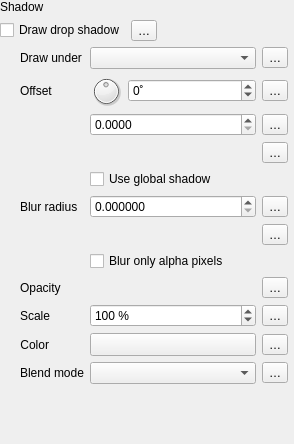
                    <widget class="QWidget" name="scrollAreaWidgetContents_8">
                     <property name="geometry">
                      <rect>
                       <x>0</x>
                       <y>0</y>
                       <width>294</width>
                       <height>444</height>
                      </rect>
                     </property>
                     <layout class="QVBoxLayout" name="verticalLayout_22">
                      <property name="leftMargin">
                       <number>0</number>
                      </property>
                      <property name="topMargin">
                       <number>0</number>
                      </property>
                      <property name="rightMargin">
                       <number>6</number>
                      </property>
                      <property name="bottomMargin">
                       <number>0</number>
                      </property>
                      <item>
                       <layout class="QGridLayout" name="gridLayout_38">
                        <item row="1" column="2">
                         <spacer name="horizontalSpacer_14">
                          <property name="orientation">
                           <enum>Qt::Horizontal</enum>
                          </property>
                          <property name="sizeHint" stdset="0">
                           <size>
                            <width>0</width>
                            <height>20</height>
                           </size>
                          </property>
                         </spacer>
                        </item>
                        <item row="1" column="0">
                         <widget class="QCheckBox" name="mShadowDrawChkBx">
                          <property name="sizePolicy">
                           <sizepolicy hsizetype="Maximum" vsizetype="Fixed">
                            <horstretch>0</horstretch>
                            <verstretch>0</verstretch>
                           </sizepolicy>
                          </property>
                          <property name="text">
                           <string>Draw drop shadow</string>
                          </property>
                         </widget>
                        </item>
                        <item row="1" column="1">
                         <widget class="QgsPropertyOverrideButton" name="mShadowDrawDDBtn">
                          <property name="text">
                           <string>…</string>
                          </property>
                         </widget>
                        </item>
                        <item row="2" column="0" colspan="3">
                         <widget class="QFrame" name="mShadowFrame">
                          <layout class="QGridLayout" name="gridLayout_7">
                           <property name="leftMargin">
                            <number>20</number>
                           </property>
                           <property name="topMargin">
                            <number>0</number>
                           </property>
                           <property name="rightMargin">
                            <number>0</number>
                           </property>
                           <property name="bottomMargin">
                            <number>0</number>
                           </property>
                           <item row="10" column="1">
                            <widget class="QgsColorButton" name="mShadowColorBtn">
                             <property name="sizePolicy">
                              <sizepolicy hsizetype="Expanding" vsizetype="Fixed">
                               <horstretch>0</horstretch>
                               <verstretch>0</verstretch>
                              </sizepolicy>
                             </property>
                            </widget>
                           </item>
                           <item row="5" column="1">
                            <widget class="QgsDoubleSpinBox" name="mShadowRadiusDblSpnBx">
                             <property name="decimals">
                              <number>6</number>
                             </property>
                             <property name="maximum">
                              <double>999999999.990000009536743</double>
                             </property>
                             <property name="showClearButton" stdset="0">
                              <bool>false</bool>
                             </property>
                            </widget>
                           </item>
                           <item row="9" column="0">
                            <widget class="QLabel" name="label_29">
                             <property name="text">
                              <string>Scale</string>
                             </property>
                            </widget>
                           </item>
                           <item row="5" column="0">
                            <widget class="QLabel" name="label_27">
                             <property name="text">
                              <string>Blur radius</string>
                             </property>
                            </widget>
                           </item>
                           <item row="7" column="1">
                            <widget class="QCheckBox" name="mShadowRadiusAlphaChkBx">
                             <property name="sizePolicy">
                              <sizepolicy hsizetype="MinimumExpanding" vsizetype="Fixed">
                               <horstretch>0</horstretch>
                               <verstretch>0</verstretch>
                              </sizepolicy>
                             </property>
                             <property name="text">
                              <string>Blur only alpha pixels</string>
                             </property>
                            </widget>
                           </item>
                           <item row="2" column="1">
                            <widget class="QgsDoubleSpinBox" name="mShadowOffsetSpnBx">
                             <property name="decimals">
                              <number>4</number>
                             </property>
                             <property name="minimum">
                              <double>0.000000000000000</double>
                             </property>
                             <property name="maximum">
                              <double>9999999.000000000000000</double>
                             </property>
                             <property name="singleStep">
                              <double>0.100000000000000</double>
                             </property>
                             <property name="showClearButton" stdset="0">
                              <bool>false</bool>
                             </property>
                            </widget>
                           </item>
                           <item row="4" column="1">
                            <widget class="QCheckBox" name="mShadowOffsetGlobalChkBx">
                             <property name="sizePolicy">
                              <sizepolicy hsizetype="MinimumExpanding" vsizetype="Fixed">
                               <horstretch>0</horstretch>
                               <verstretch>0</verstretch>
                              </sizepolicy>
                             </property>
                             <property name="toolTip">
                              <string>Label's rotation is ignored</string>
                             </property>
                             <property name="text">
                              <string>Use global shadow</string>
                             </property>
                            </widget>
                           </item>
                           <item row="11" column="1">
                            <widget class="QgsBlendModeComboBox" name="mShadowBlendCmbBx"/>
                           </item>
                           <item row="1" column="1">
                            <layout class="QHBoxLayout" name="horizontalLayout_24">
                             <item>
                              <widget class="QDial" name="mShadowOffsetAngleDial">
                               <property name="minimumSize">
                                <size>
                                 <width>32</width>
                                 <height>32</height>
                                </size>
                               </property>
                               <property name="maximumSize">
                                <size>
                                 <width>32</width>
                                 <height>32</height>
                                </size>
                               </property>
                               <property name="minimum">
                                <number>-180</number>
                               </property>
                               <property name="maximum">
                                <number>180</number>
                               </property>
                               <property name="value">
                                <number>0</number>
                               </property>
                               <property name="invertedControls">
                                <bool>true</bool>
                               </property>
                               <property name="wrapping">
                                <bool>true</bool>
                               </property>
                              </widget>
                             </item>
                             <item>
                              <widget class="QgsSpinBox" name="mShadowOffsetAngleSpnBx">
                               <property name="wrapping">
                                <bool>true</bool>
                               </property>
                               <property name="suffix">
                                <string>˚</string>
                               </property>
                               <property name="minimum">
                                <number>-360</number>
                               </property>
                               <property name="maximum">
                                <number>360</number>
                               </property>
                               <property name="showClearButton" stdset="0">
                                <bool>false</bool>
                               </property>
                              </widget>
                             </item>
                            </layout>
                           </item>
                           <item row="0" column="1">
                            <widget class="QComboBox" name="mShadowUnderCmbBx">
                             <property name="minimumSize">
                              <size>
                               <width>150</width>
                               <height>0</height>
                              </size>
                             </property>
                            </widget>
                           </item>
                           <item row="0" column="0">
                            <widget class="QLabel" name="label_17">
                             <property name="text">
                              <string>Draw under</string>
                             </property>
                            </widget>
                           </item>
                           <item row="9" column="1">
                            <widget class="QgsSpinBox" name="mShadowScaleSpnBx">
                             <property name="suffix">
                              <string> %</string>
                             </property>
                             <property name="maximum">
                              <number>2000</number>
                             </property>
                             <property name="value">
                              <number>100</number>
                             </property>
                             <property name="showClearButton" stdset="0">
                              <bool>false</bool>
                             </property>
                            </widget>
                           </item>
                           <item row="11" column="0">
                            <widget class="QLabel" name="label_30">
                             <property name="text">
                              <string>Blend mode</string>
                             </property>
                            </widget>
                           </item>
                           <item row="1" column="0">
                            <widget class="QLabel" name="label_9">
                             <property name="text">
                              <string>Offset</string>
                             </property>
                            </widget>
                           </item>
                           <item row="10" column="0">
                            <widget class="QLabel" name="label_33">
                             <property name="sizePolicy">
                              <sizepolicy hsizetype="Maximum" vsizetype="Preferred">
                               <horstretch>0</horstretch>
                               <verstretch>0</verstretch>
                              </sizepolicy>
                             </property>
                             <property name="text">
                              <string>Color</string>
                             </property>
                             <property name="alignment">
                              <set>Qt::AlignRight|Qt::AlignTrailing|Qt::AlignVCenter</set>
                             </property>
                            </widget>
                           </item>
                           <item row="8" column="0">
                            <widget class="QLabel" name="label_28">
                             <property name="text">
                              <string>Opacity</string>
                             </property>
                            </widget>
                           </item>
                           <item row="0" column="2">
                            <widget class="QgsPropertyOverrideButton" name="mShadowUnderDDBtn">
                             <property name="text">
                              <string>…</string>
                             </property>
                            </widget>
                           </item>
                           <item row="1" column="2">
                            <widget class="QgsPropertyOverrideButton" name="mShadowOffsetAngleDDBtn">
                             <property name="text">
                              <string>…</string>
                             </property>
                            </widget>
                           </item>
                           <item row="2" column="2">
                            <widget class="QgsPropertyOverrideButton" name="mShadowOffsetDDBtn">
                             <property name="text">
                              <string>…</string>
                             </property>
                            </widget>
                           </item>
                           <item row="3" column="2">
                            <widget class="QgsPropertyOverrideButton" name="mShadowOffsetUnitsDDBtn">
                             <property name="text">
                              <string>…</string>
                             </property>
                            </widget>
                           </item>
                           <item row="5" column="2">
                            <widget class="QgsPropertyOverrideButton" name="mShadowRadiusDDBtn">
                             <property name="text">
                              <string>…</string>
                             </property>
                            </widget>
                           </item>
                           <item row="6" column="2">
                            <widget class="QgsPropertyOverrideButton" name="mShadowRadiusUnitsDDBtn">
                             <property name="text">
                              <string>…</string>
                             </property>
                            </widget>
                           </item>
                           <item row="8" column="2">
                            <widget class="QgsPropertyOverrideButton" name="mShadowOpacityDDBtn">
                             <property name="text">
                              <string>…</string>
                             </property>
                            </widget>
                           </item>
                           <item row="9" column="2">
                            <widget class="QgsPropertyOverrideButton" name="mShadowScaleDDBtn">
                             <property name="text">
                              <string>…</string>
                             </property>
                            </widget>
                           </item>
                           <item row="10" column="2">
                            <widget class="QgsPropertyOverrideButton" name="mShadowColorDDBtn">
                             <property name="text">
                              <string>…</string>
                             </property>
                            </widget>
                           </item>
                           <item row="11" column="2">
                            <widget class="QgsPropertyOverrideButton" name="mShadowBlendDDBtn">
                             <property name="text">
                              <string>…</string>
                             </property>
                            </widget>
                           </item>
                           <item row="3" column="1">
                            <widget class="QgsUnitSelectionWidget" name="mShadowOffsetUnitWidget" native="true">
                             <property name="focusPolicy">
                              <enum>Qt::StrongFocus</enum>
                             </property>
                            </widget>
                           </item>
                           <item row="6" column="1">
                            <widget class="QgsUnitSelectionWidget" name="mShadowRadiusUnitWidget" native="true">
                             <property name="focusPolicy">
                              <enum>Qt::StrongFocus</enum>
                             </property>
                            </widget>
                           </item>
                           <item row="8" column="1">
                            <widget class="QgsOpacityWidget" name="mShadowOpacityWidget" native="true">
                             <property name="focusPolicy">
                              <enum>Qt::StrongFocus</enum>
                             </property>
                            </widget>
                           </item>
                          </layout>
                         </widget>
                        </item>
                        <item row="0" column="0">
                         <widget class="QLabel" name="label_39">
                          <property name="text">
                           <string>Shadow</string>
                          </property>
                         </widget>
                        </item>
                       </layout>
                      </item>
                      <item>
                       <spacer name="verticalSpacer_7">
                        <property name="orientation">
                         <enum>Qt::Vertical</enum>
                        </property>
                        <property name="sizeHint" stdset="0">
                         <size>
                          <width>20</width>
                          <height>0</height>
                         </size>
                        </property>
                       </spacer>
                      </item>
                     </layout>
                    </widget>
